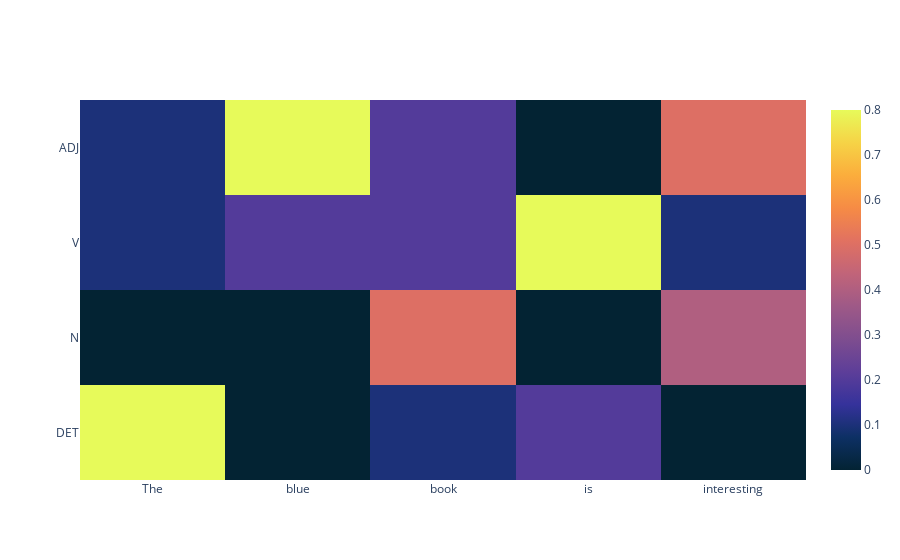

The notebook cell saved with this chart:
### Code cell
plot_viterbi_matrix(data, sentence, tags)

### Figure 1 — Plotly figure (JSON) as saved in the notebook; plotly's stock layout.template omitted (floating-point values rounded to 4 significant figures)
{"data": [{"colorscale": [[0, "rgb(3, 35, 51)"], [0.09091, "rgb(13, 48, 100)"], [0.1818, "rgb(53, 50, 155)"], [0.2727, "rgb(93, 62, 153)"], [0.3636, "rgb(126, 77, 143)"], [0.4545, "rgb(158, 89, 135)"], [0.5455, "rgb(193, 100, 121)"], [0.6364, "rgb(225, 113, 97)"], [0.7273, "rgb(246, 139, 69)"], [0.8182, "rgb(251, 173, 60)"], [0.9091, "rgb(246, 211, 70)"], [1, "rgb(231, 250, 90)"]], "type": "heatmap", "x": ["The", "blue", "book", "is", "interesting"], "y": ["DET", "N", "V", "ADJ"], "z": [[0.8, 0, 0.1, 0.2, 0], [0, 0, 0.5, 0, 0.4], [0.1, 0.2, 0.2, 0.8, 0.1], [0.1, 0.8, 0.2, 0, 0.5]]}], "layout": {"autosize": true, "xaxis": {"autorange": true, "range": [-0.5, 4.5], "type": "category"}, "yaxis": {"autorange": true, "range": [-0.5, 3.5], "type": "category"}}}
